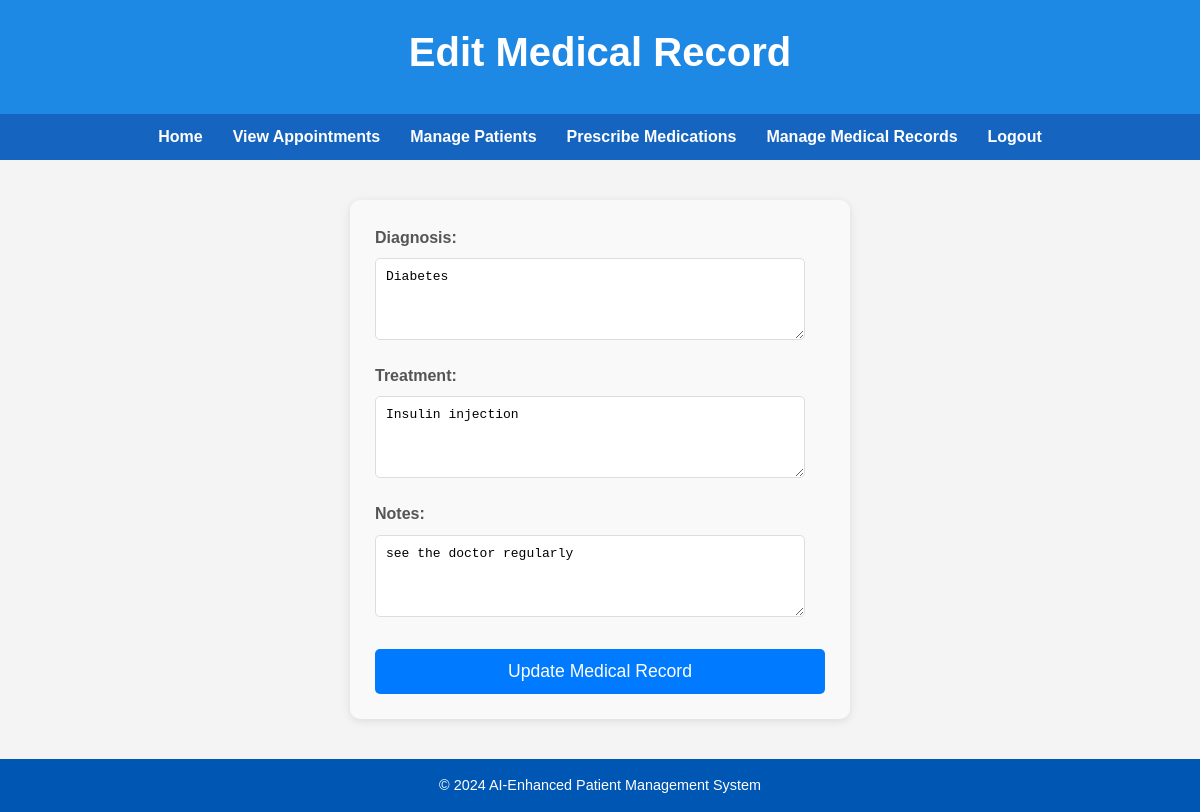
Page /frontend/edit_medical_record.php?id=9 (signed in) on the committed database.
### tables this page shows
CREATE TABLE `medical_records` (
  `record_id` int(11) NOT NULL,
  `patient_username` varchar(255) NOT NULL,
  `diagnosis` text DEFAULT NULL,
  `treatment` text DEFAULT NULL,
  `record_notes` text DEFAULT NULL,
  `created_at` timestamp NOT NULL DEFAULT current_timestamp()
);

### frontend/edit_medical_record.php (the view, shortened to what this page needs)
<?php
require 'db.php';
$record_id = intval($_GET['id']);
$stmt = $conn->prepare("SELECT * FROM medical_records WHERE record_id = ?");
$stmt->bind_param("i", $record_id);
$stmt->execute();
$record_result = $stmt->get_result();
$record = $record_result->fetch_assoc();
?>
<!DOCTYPE html>
<html lang="en">
<head>
    <link rel="stylesheet" href="styles.css">
</head>
<body>
    <header>
        <h1>Edit Medical Record</h1>
    </header>
    <nav>
        <ul>
        <li><a href="doctor_dashboard.html">Home</a></li>
            <li><a href="view_appointments.php">View Appointments</a></li>
            <li><a href="managePatients.php">Manage Patients</a></li>
            <li><a href="prescribeMedications.php">Prescribe Medications</a></li>
            <li><a href="manage_medical_records.php">Manage Medical Records</a></li>
            <li><a href="doctor_logout.php">Logout</a></li></li>
        </ul>
    </nav>
    <main>
        <form action="edit_medical_record.php?id=<?php echo $record_id; ?>" method="POST">
            <label for="diagnosis">Diagnosis:</label>
            <textarea id="diagnosis" name="diagnosis" rows="4" required><?php echo htmlspecialchars($record['diagnosis']); ?></textarea>
            <label for="treatment">Treatment:</label>
            <textarea id="treatment" name="treatment" rows="4" required><?php echo htmlspecialchars($record['treatment']); ?></textarea>
            <label for="notes">Notes:</label>
            <textarea id="notes" name="notes" rows="4"><?php echo htmlspecialchars($record['record_notes']); ?></textarea>
            <button type="submit">Update Medical Record</button>
        </form>
    </main>
    <footer>
        <p>© 2024 AI-Enhanced Patient Management System</p>
    </footer>
</body>
</html>

### frontend/styles.css (style rules this page uses)
* { margin: 0; padding: 0; box-sizing: border-box; }
body { font-family: 'Arial', sans-serif; background-color: #f4f4f4; color: #333; line-height: 1.6; }
header { background-color: #1e88e5; color: white; padding: 20px 0; text-align: center; position: relative; }
header h1 { font-size: 2.5rem; margin-bottom: 10px; }
nav { background-color: #1565c0; position: sticky; top: 0; width: 100%; z-index: 1000; }
nav ul { list-style-type: none; display: flex; justify-content: center; padding: 10px 0; }
nav ul li { margin: 0 15px; }
nav ul li a { color: white; text-decoration: none; font-size: 1rem; font-weight: bold; transition: color 0.3s; }
main { padding: 40px 20px; }
footer { background-color: #1e88e5; color: white; padding: 20px; text-align: center; }
form { background: #f9f9f9; padding: 25px; border-radius: 10px; box-shadow: 0 2px 10px rgba(0, 0, 0, 0.1); max-width: 500px; margin: auto; }
form label { display: block; margin-bottom: 8px; color: #555; font-weight: bold; }
form input, form select, form textarea { width: calc(100% - 20px); padding: 10px; margin-bottom: 15px; border: 1px solid #ddd; border-radius: 5px; font-size: 1em; }
form button { background-color: #007bff; color: white; padding: 12px; border: none; cursor: pointer; width: 100%; font-size: 1.1em; border-radius: 5px; margin-top: 10px; transition: background-color 0.3s ease; }
footer { font-size: 0.9em; background-color: #0056b3; color: white; padding: 15px; text-align: center; margin-top: auto; width: 100%; }

### rows in the picture
medical_records: diagnosis "Diabetes", treatment "Insulin injection", notes "see the doctor regularly"
